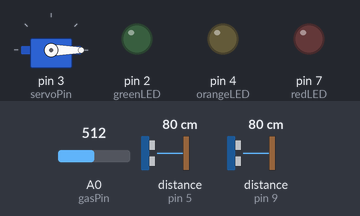
A sketch run on a simulated Arduino Uno, built with avr-gcc and run on an emulated ATmega328P. On the bench: servo, output pins drawn as LEDs (lit = HIGH). Wiring (inferred from the names in the program): 2 × ultrasonic range finder: trigger pin 6, echo pin 5 / trigger pin 10, echo pin 9. Inputs (shaded band) come from the test bench; at power-on: A0 (gasPin) = 512, distance to the obstacle (sensors on pin 5, pin 9) 80 cm. The echo pulse lasts 58.3 µs per cm; pins used as bus, display or sensor lines are not drawn; what the sketch prints to the serial monitor is not drawn.

Above: at 0.1 s.
At 1.3 s:
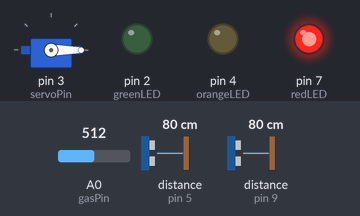
At 24.8 s:
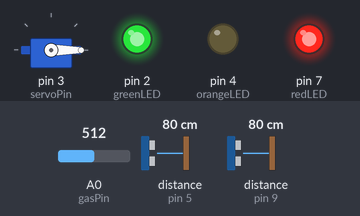
Timing chart, 0 to 26.3 s (numbered marks = the images above):
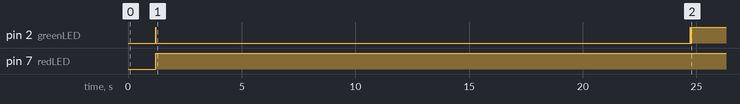

The sketch:

smartDustbin.ino
```cpp
#include <Servo.h>

const int echoPin = 5; // Echo Pin of Ultrasonic Sensor
const int pingPin = 6; // Trigger Pin of Ultrasonic Sensor
const int echoPin2 = 9; // Echo Pin of Ultrasonic Sensor
const int pingPin2 = 10; // Trigger Pin of Ultrasonic Sensor
const int gasPin=0; // MQ4 with Analog channel 0 pin (A0) of Arduino
const int servoPin = 3; // PWM pin for SERVO motor
const int greenLED = 2; // Normal indicator
const int orangeLED = 4; // Lid action indicator
const int redLED = 7; // Gas Hazard indicator


Servo lidServo; // Servo motor
int pos = 0; // initial Servo rotation
int dialLimit = 1; // Send SMS only once
int sentCount = 0; // Counter variable to send SMS only once
char phoneNumber[] = "01784190980";  //phone number to alert
int gasSaturation = 0; // Analogue output of the MQ4 sensor
int trashDistance = 50;
int remainingCapacity = 50;

void setup()
{
  lidServo.attach(servoPin);
  closeLid();
  Serial.begin(115200);
  delay(1000);
  Serial.println("AT+CMGF=1"); //set GSM to text mode
  delay(200);
  pinMode(greenLED, OUTPUT);
  pinMode(orangeLED, OUTPUT);
  pinMode(redLED, OUTPUT);
}

void openLid()
{
  for(pos = 0; pos<= 170; pos+=8)
  {
    lidServo.write(pos);
    delay(30);
  }
}

void closeLid()
{
  for(pos; pos >= 0; pos-=8)
  {
    lidServo.write(pos);
    delay(20);
  }

}

long microsecondsToInches(long microseconds)
{
  return microseconds / 74 / 2;
}


void collectTrash()
{
  long duration;
  pinMode(pingPin, OUTPUT);
  digitalWrite(pingPin, LOW);
  delayMicroseconds(2);
  digitalWrite(pingPin, HIGH);
  delayMicroseconds(10);
  digitalWrite(pingPin, LOW);
  pinMode(echoPin, INPUT);
  duration = pulseIn(echoPin, HIGH);
  trashDistance = microsecondsToInches(duration);

  if(trashDistance < 7)
  {
    digitalWrite(orangeLED, HIGH);
    openLid();
    delay(3000);
  }
  else
  {
    digitalWrite(orangeLED, LOW);
    closeLid();
  }
}


void capacityAlert()
{
  long duration;
  pinMode(pingPin2, OUTPUT);
  digitalWrite(pingPin2, LOW);
  delayMicroseconds(2);
  digitalWrite(pingPin2, HIGH);
  delayMicroseconds(10);
  digitalWrite(pingPin2, LOW);
  pinMode(echoPin2, INPUT);
  duration = pulseIn(echoPin2, HIGH);
  remainingCapacity = microsecondsToInches(duration);

  if(remainingCapacity <= 3)
  {
    openLid();
    digitalWrite(orangeLED, HIGH);
    digitalWrite(greenLED, LOW);
    delay(3000);
  }
  else
  {
    digitalWrite(greenLED, HIGH);
    digitalWrite(orangeLED, LOW);
    closeLid();
  }
}


void gasAlert()
{
  gasSaturation = analogRead(gasPin);
  if (gasSaturation > 250)
  {
    digitalWrite(greenLED, LOW);
    digitalWrite(redLED, HIGH);
    while(sentCount<dialLimit)
    {
      delay(1500);
      Serial.print("ATD");; //AT Dial phone number
      Serial.print(phoneNumber);
      Serial.println(";"); // Append Semicolon to execute command
      delay(15000);

      Serial.println("ATH"); // Hang up in a few seconds
      delay(1000);

      Serial.print("AT+CMGS=\"");
      Serial.print(phoneNumber);
      Serial.println("\"");

      delay(1000);  // Wait for '>'

      Serial.print("DANGER!!! Hazardous GAS detected near your SmartDustbin!");  // Alert SMS
      Serial.write(0x1A);  // HEX code for ctrl+z send the SMS
      delay(5000);

      sentCount++;
    }
  }
  else
  {
    digitalWrite(greenLED, HIGH);
    digitalWrite(redLED, LOW);
  }
}

void loop()
{
  digitalWrite(greenLED, HIGH);
  collectTrash();
  capacityAlert();
  gasAlert();
}
```

Measured:
- by itself, pin 2 (greenLED): goes HIGH 0.01 s, LOW 23.5 s, HIGH 0.02 s, LOW 0.04 s, then HIGH
- by itself, pin 7 (redLED): LOW → HIGH at 1.2 s
